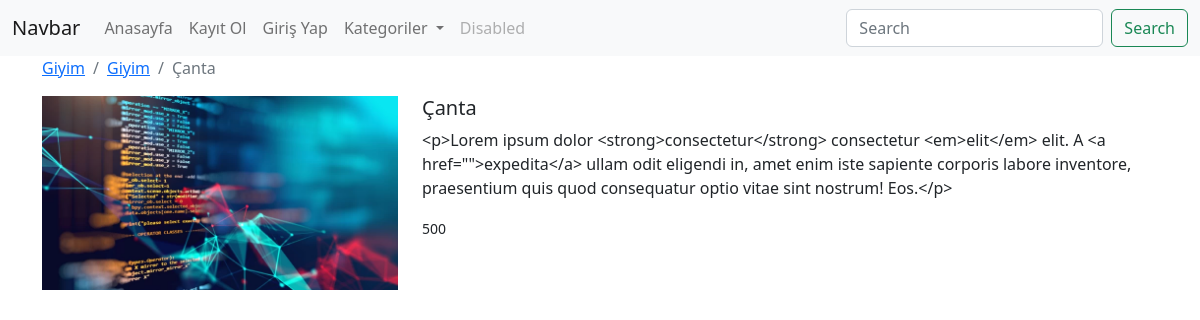
Page /urun/5 on the committed database.
### urunler/models.py (models this page shows, shortened)
class Urun(models.Model):
    kategori = models.ForeignKey(Kategori, on_delete=models.CASCADE, null=True) # CASCADE = kategori silindiğinde ona bağlı olan ürünleri de siler. SET_NULL = .. boşa çıkarır
    sub_category = models.ManyToManyField(AltKategori)
    tek = models.OneToOneField(TekKategori, on_delete=models.CASCADE, null=True, blank=True)
    isim = models.CharField(max_length=50)
    aciklama = RichTextField(max_length=500, null=True)
    fiyat = models.IntegerField()
    resim = models.FileField(upload_to = 'urunler/', null=True, blank=True)

class Kategori(models.Model):
    isim = models.CharField(max_length=100)
    def __str__(self):
        return self.isim

class TekKategori(models.Model):
    isim = models.CharField(max_length=100)
    def __str__(self):
        return self.isim

### urunler/views.py (the view)
# urls.py: path('urun/<int:urunId>', detail, name="urun"),
def detail(request, urunId):
    urun = Urun.objects.get(id = urunId)
    context = {
        'urun':urun
    }
    return render(request, 'urun.html', context)

### urunler/templates/urun.html
{% extends "index.html" %}
{% load static %}
{% block content %}
      <div class="container">
        <nav aria-label="breadcrumb">
            <ol class="breadcrumb">
              <li class="breadcrumb-item"><a href="{% url 'index' %}?search={{urun.kategori}}">{{urun.kategori}}</a></li>
              <li class="breadcrumb-item"><a href="#">{{urun.tek}}</a></li>
              <li class="breadcrumb-item active" aria-current="page">{{urun.isim}}</li>
            </ol>
          </nav>
        <div class="row">
                <div class="col-4">
                    {% if urun.resim %}
                          <img src="{{urun.resim.url}}" class="card-img-top" alt="...">
                      {% else %}
                          <img src="{% static 'resim.jpg' %}" class="card-img-top" alt="...">
                      {% endif %}
                </div>
                <div class="col-8">
                    <h5>{{urun.isim}}</h5>
                    <p>{{urun.aciklama}}</p>
                    <small>{{urun.fiyat}}</small>
                </div>
        </div>
      </div>
{% endblock content %}

### rows in the picture
Urun: kategori "Giyim", tek "Giyim", isim "Çanta", resim (picture), aciklama "<p>Lorem ipsum dolor <strong>consectetur</strong> consectetur <em>elit</em> elit. A <a href=\"\">expedita</a> ullam odit eligendi in, amet enim iste sapiente corporis labore inventore, praesentium quis quod consequatur optio vitae sint nostrum! Eos.</p>", fiyat "500"
